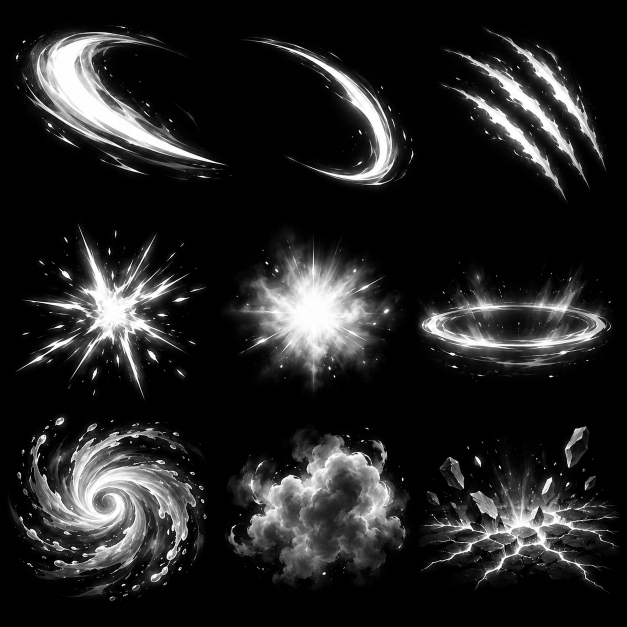
#> input picture Docs/vfx/cg_vfx_01_energy.png, 1254 x 1254 px (shown at 1/2 size)
$ python fx_sheet.py
#> lines starting #> are read from the running program, lines starting #| are printed output that depends on the picture; after the words box and inside, x2 and y2 are one past the last pixel; in counts of white or black regions, pixels touching at a corner belong together
"""Cắt bảng hiệu ứng vẽ tay (ChatGPT, trắng / xám trên nền đen, lưới 3x3) thành ảnh hiệu ứng tô màu được trong engine.

Chạy:  python3 Tools/art/fx_sheet.py [đường dẫn bảng]   (mặc định Docs/vfx/cg_vfx_01_energy.png)
Ra:    Assets/_Project/Art/Generated/Fx*.png (CombatBuilder đặt kiểu import + gán vào Combat FX)

Bảng: hàng 1 = vệt chém lưỡi liềm dày, vệt chém mảnh, 3 vết cào; hàng 2 = sao toé tia lửa, chớp tròn, sóng dẹt có tia
bắn lên; hàng 3 = xoáy nước, cụm khói cuộn, nền nứt vỡ có mảnh đá (nhìn ngang).

Cách cắt mỗi ô: tìm khe tối giữa các ô, cắt sát vùng sáng, mép ngoài mờ dần (không lộ vết cắt). Alpha lấy từ độ sáng
(nhân gain cho thân đặc hơn), màu = độ sáng / alpha nên phần đặc giữ được sắc độ (khói, đá) còn phần mờ là trắng; tô màu
bằng màu đỉnh / màu SpriteRenderer. Dùng được cả hoà trộn thường lẫn cộng sáng.

  FxSlashPaint  vệt chém dày, trải phẳng theo cung (u dọc vệt, v từ mép trong ra mép ngoài): ảnh cho mesh vệt chém
  FxSlashThin   vệt chém mảnh, trải phẳng như trên
  FxClawPaint   3 vết cào, xoay nằm ngang (u dọc vết, v ngang qua 3 vết): ảnh cho mesh vết cào
  FxBurst       sao toé tia lửa (tâm ảnh = tâm chớp)
  FxImpact      chớp tròn có tia (tâm ảnh = tâm chớp)
  FxShock       sóng dẹt có tia bắn lên (tâm ảnh = tâm vòng)
  FxVortex      xoáy nước (tâm ảnh = mắt xoáy, quay quanh tâm được)
  FxSmoke       cụm khói cuộn (giữ sắc độ: lõi tối, mép sáng)
  FxCrackBurst  nền nứt vỡ + mảnh đá bay (gốc ở chỗ nổ trên mặt đất, xem CRACK_PIVOT_Y in ra)
"""
import math
import sys
from pathlib import Path

import numpy as np
from PIL import Image

ROOT = Path(__file__).resolve().parents[2]
OUT = ROOT / "Assets/_Project/Art/Generated"
SHEET = ROOT / "Docs/vfx/cg_vfx_01_energy.png"


# ---------------------------------------------------------------- tiện ích

def smoothstep(e0, e1, x):
    t = np.clip((x - e0) / (e1 - e0), 0.0, 1.0)
    return t * t * (3 - 2 * t)


def valley(profile, guess, win=80):
    """Vị trí tối nhất (khe giữa hai ô) quanh guess."""
    p = np.convolve(profile, np.ones(9) / 9, mode="same")
    return guess - win + int(np.argmin(p[guess - win:guess + win]))


def split_cells(lum):
    """9 ô (x0, y0, x1, y1) theo thứ tự hàng: tìm khe tối thay vì chia đều (hình có thể lấn sang ô bên)."""
    h, w = lum.shape
    ys = [0, valley(lum.mean(1), h // 3), valley(lum.mean(1), 2 * h // 3), h]
    cells = []
    for r in range(3):
        band = lum[ys[r]:ys[r + 1]]
        xs = [0, valley(band.mean(0), w // 3), valley(band.mean(0), 2 * w // 3), w]
        cells += [(xs[c], ys[r], xs[c + 1], ys[r + 1]) for c in range(3)]
    return cells


def isolate(lum, cell, pad=10):
    """Cắt sát vùng sáng trong ô (lum ngoài ô = 0)."""
    x0, y0, x1, y1 = cell
    sub = lum[y0:y1, x0:x1]
    yy, xx = np.nonzero(sub > 0.04)
    bx0, by0 = max(0, xx.min() - pad), max(0, yy.min() - pad)
    bx1, by1 = min(sub.shape[1], xx.max() + pad + 1), min(sub.shape[0], yy.max() + pad + 1)
    return sub[by0:by1, bx0:bx1].copy(), (x0 + bx0, y0 + by0)


def centered(lum, cell, center, pad=10):
    """Cắt ô sao cho center (toạ độ bảng) nằm giữa ảnh; phần thiếu đệm đen."""
    sub, (ox, oy) = isolate(lum, cell, pad)
    cx, cy = center[0] - ox, center[1] - oy
    hw = int(math.ceil(max(cx, sub.shape[1] - cx)))
    hh = int(math.ceil(max(cy, sub.shape[0] - cy)))
    out = np.zeros((2 * hh, 2 * hw), np.float32)
    dx, dy = hw - int(round(cx)), hh - int(round(cy))
    out[dy:dy + sub.shape[0], dx:dx + sub.shape[1]] = sub
    return out


def soft_edges(lum, border=0.06):
    """Mờ dần về 0 sát mép ảnh để không lộ vết cắt / phần hình ô bên lấn sang."""
    h, w = lum.shape
    y = np.minimum(np.arange(h), np.arange(h)[::-1]) / (h * border)
    x = np.minimum(np.arange(w), np.arange(w)[::-1]) / (w * border)
    return lum * np.clip(y, 0, 1)[:, None] * np.clip(x, 0, 1)[None, :]


def resize(a, size):
    return np.asarray(Image.fromarray(a.astype(np.float32), "F").resize(size, Image.LANCZOS), np.float32)


def save(name, lum, size, gain):
    """Ghi PNG cỡ size (w, h): alpha = độ sáng × gain, màu = độ sáng / alpha (trắng ở phần mờ)."""
    lum = np.clip((lum - 0.015) / 0.985, 0, 1)
    alpha = np.clip(lum * gain, 0, 1)
    premul = lum  # màu × alpha = độ sáng gốc
    a = np.clip(resize(alpha, size), 0, 1)
    p = np.clip(resize(premul, size), 0, 1)
    gray = np.where(a > 1e-3, p / np.maximum(a, 1e-3), 1.0)
    top = max(1e-3, float(np.percentile(gray[a > 0.3], 99.5)) if (a > 0.3).any() else 1.0)
    gray = np.clip(gray / top, 0, 1)
    gray = np.where(a > 1e-3, gray, 1.0)  # chỗ trong suốt để trắng: lọc song tuyến không ra viền đen
    rgba = np.dstack([gray, gray, gray, a])
    OUT.mkdir(parents=True, exist_ok=True)
    Image.fromarray((rgba * 255 + 0.5).astype(np.uint8), "RGBA").save(OUT / f"{name}.png", optimize=True)
    print("ghi", name, size[0], "x", size[1])


def fit_size(shape, longest):
    h, w = shape
    s = longest / max(h, w)
    return max(8, int(round(w * s))), max(8, int(round(h * s)))


# ---------------------------------------------------------------- trải phẳng vệt chém, xoay vết cào

def fit_circle(lum):
    """Đường tròn khớp nhất (Kåsa, trọng số độ sáng) qua phần sáng của vệt cong."""
    yy, xx = np.nonzero(lum > 0.3)
    w = lum[yy, xx]
    A = np.column_stack([xx, yy, np.ones_like(xx)]).astype(np.float64)
    b = (xx ** 2 + yy ** 2).astype(np.float64)
    sol, *_ = np.linalg.lstsq(A * w[:, None], b * w, rcond=None)
    cx, cy = sol[0] / 2, sol[1] / 2
    r = math.sqrt(sol[2] + cx * cx + cy * cy)
    return cx, cy, r


def unwrap_arc(lum, size):
    """
    Trải vệt cong thành dải thẳng: u = góc quanh tâm cung (đuôi mảnh → đầu dày), v = bán kính quanh đường giữa vệt (trong
    → ngoài). Đường giữa tính riêng từng góc nên vệt hình elip / lệch tâm vẫn ra dải thẳng.
    """
    cx, cy, _ = fit_circle(lum)
    yy, xx = np.nonzero(lum > 0.06)
    ang = np.arctan2(yy - cy, xx - cx)
    order = np.sort(ang)
    gaps = np.diff(np.concatenate([order, order[:1] + 2 * math.pi]))
    k = int(np.argmax(gaps))
    a0 = order[(k + 1) % len(order)]
    span = 2 * math.pi - gaps[k]

    # lấy mẫu dày theo (góc, bán kính) rồi tìm đường giữa vệt ở từng góc
    n_ang, n_rad = 720, 400
    r_max = float(np.hypot(lum.shape[0], lum.shape[1]))
    angles = a0 - span * 0.02 + (np.arange(n_ang) + 0.5) / n_ang * span * 1.04
    radii = np.linspace(0, r_max, n_rad)
    A, R = np.meshgrid(angles, radii)  # hàng = bán kính, cột = góc
    polar = bilinear(lum, cx + R * np.cos(A), cy + R * np.sin(A))
    weight = polar ** 2
    total = weight.sum(0) + 1e-6
    mid = (weight * radii[:, None]).sum(0) / total
    spread = np.sqrt((weight * (radii[:, None] - mid) ** 2).sum(0) / total)
    strength = total / total.max()
    # chỗ vệt mờ (hai đầu) thì đường giữa dựa vào chỗ đậm bên cạnh, rồi làm mượt
    mid = np.where(strength > 0.05, mid, np.nan)
    idx = np.arange(n_ang)
    good = ~np.isnan(mid)
    mid = np.interp(idx, idx[good], mid[good])
    mid = np.convolve(np.pad(mid, 40, mode="edge"), np.ones(81) / 81, mode="same")[40:-40]
    half = float(np.percentile(spread[strength > 0.2], 90)) * 2.6

    w, h = size
    cols = np.interp((np.arange(w) + 0.5) / w * n_ang, idx, idx)
    a = np.interp(cols, idx, angles)
    m = np.interp(cols, idx, mid)
    v = (np.arange(h) + 0.5) / h * 2 - 1
    Av, V = np.meshgrid(a, v)
    Rv = np.interp(np.tile(cols, (h, 1)), idx, mid) + V * half
    out = bilinear(lum, cx + Rv * np.cos(Av), cy + Rv * np.sin(Av))
    # đầu dày nằm ở u = 1 (đầu vệt quét), mép ngoài ở hàng trên cùng (v = 1)
    thick = (out ** 2).sum(0)
    if thick[: w // 2].sum() > thick[w // 2:].sum():
        out = out[:, ::-1]
    return out[::-1]


def bilinear(img, x, y):
    h, w = img.shape
    inside = (x >= 0) & (x <= w - 1) & (y >= 0) & (y <= h - 1)
    x = np.clip(x, 0, w - 1.001)
    y = np.clip(y, 0, h - 1.001)
    x0, y0 = np.floor(x).astype(int), np.floor(y).astype(int)
    fx, fy = x - x0, y - y0
    top = img[y0, x0] * (1 - fx) + img[y0, x0 + 1] * fx
    bot = img[y0 + 1, x0] * (1 - fx) + img[y0 + 1, x0 + 1] * fx
    return (top * (1 - fy) + bot * fy) * inside


def straighten(lum):
    """Xoay để trục chính của phần sáng nằm ngang (vết cào → dải ngang)."""
    yy, xx = np.nonzero(lum > 0.2)
    w = lum[yy, xx]
    mx, my = np.average(xx, weights=w), np.average(yy, weights=w)
    cov = np.cov(np.vstack([xx - mx, yy - my]), aweights=w)
    vals, vecs = np.linalg.eigh(cov)
    major = vecs[:, int(np.argmax(vals))]
    angle = math.degrees(math.atan2(major[1], major[0]))
    img = Image.fromarray(lum.astype(np.float32), "F").rotate(angle, Image.BICUBIC, expand=True)
    out = np.asarray(img, np.float32)
    yy, xx = np.nonzero(out > 0.04)
    return out[max(0, yy.min() - 8):yy.max() + 9, max(0, xx.min() - 8):xx.max() + 9]


# ---------------------------------------------------------------- chạy

def main():
    path = Path(sys.argv[1]) if len(sys.argv) > 1 else SHEET
    rgb = np.asarray(Image.open(path).convert("RGB"), np.float32) / 255
    lum = rgb.max(axis=2)
    cells = split_cells(lum)
#> in valley, `p = np.convolve(profile, np.ones(9) / 9, mode="same")`: p = 1254 values, max 0.416 at index 614, min 0.000392 at index 1253, mean 0.14
#> in split_cells, `ys = [0, valley(lum.mean(1), h // 3), valley(lum.mean(1), 2 * h // 3),..`: ys = [0, 420, 810, 1254]
#> the loop in split_cells, `for r in range(3):` made 3 passes
#> xs on passes 2 to 3: [0, 425, 822, 1254], [0, 422, 831, 1254]
#> (xs, cells) on pass 1: ([0, 471, 842, 1254], [(0, 0, 471, 420), (471, 0, 842, 420), (842, 0, 1254, 420)])
#> cells = [(0, 0, 471, 420), (471, 0, 842, 420), (842, 0, 1254, 420), (0, 420, 425, 810), (425, 420, 822, 810), (822, 420, 1254, 810), (0, 810, 422, 1254), (422, 810, 831, 1254), (831, 810, 1254, 1254)]

    def centroid(cell):
        x0, y0, x1, y1 = cell
        sub = lum[y0:y1, x0:x1] ** 2
        yy, xx = np.mgrid[0:sub.shape[0], 0:sub.shape[1]]
        return x0 + (sub * xx).sum() / sub.sum(), y0 + (sub * yy).sum() / sub.sum()

    # Hàng 1: vệt chém, vết cào → ảnh dải cho mesh
    thick, _ = isolate(lum, cells[0])
#> in isolate, `bx0, by0 = max(0, xx.min() - pad), max(0, yy.min() - pad)`: bx0 = 16; by0 = 40
#> in isolate, `bx1, by1 = min(sub.shape[1], xx.max() + pad + 1), min(sub.shape[0], yy..`: bx1 = 471; by1 = 372
    save("FxSlashPaint", soft_edges(unwrap_arc(thick, (512, 128)), 0.03), (512, 128), 1.9)
#> in fit_circle, `sol, *_ = np.linalg.lstsq(A * w[:, None], b * w, rcond=None)`: sol = [452.5, 280.6, -57970.1]
#> in fit_circle, `cx, cy = sol[0] / 2, sol[1] / 2`: cx = 226.3; cy = 140.3
#> in fit_circle, `r = math.sqrt(sol[2] + cx * cx + cy * cy)`: r = 113.6
#> in unwrap_arc, `cx, cy, _ = fit_circle(lum)`: cx = 226.3; cy = 140.3
#> in unwrap_arc, `k = int(np.argmax(gaps))`: k = 20422
#> in unwrap_arc, `a0 = order[(k + 1) % len(order)]`: a0 = -0.109
#> in unwrap_arc, `span = 2 * math.pi - gaps[k]`: span = 5.99
#> in unwrap_arc, `angles = a0 - span * 0.02 + (np.arange(n_ang) + 0.5) / n_ang * span * ..`: angles = 720 values from -0.224 to 6
#> in bilinear, `inside = (x >= 0) & (x <= w - 1) & (y >= 0) & (y <= h - 1)`:
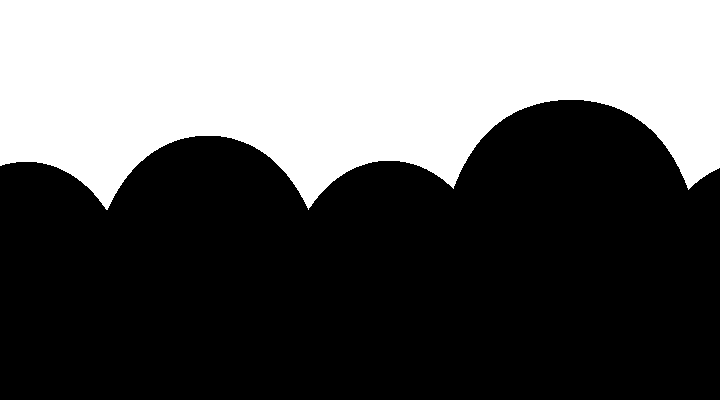
#> inside: shape (400, 720) bool; 38.2% white; 1 white region, box (x1, y1, x2, y2) and area: (0, 0, 720, 210) 109888
#> in unwrap_arc, `total = weight.sum(0) + 1e-6`: total = 720 values, max 77.25 at index 423, min 0.00457 at index 4, mean 27.73
#> in unwrap_arc, `mid = (weight * radii[:, None]).sum(0) / total`: mid = 720 values, max 213 at index 103, min 11.61 at index 6, mean 89.72
#> in unwrap_arc, `spread = np.sqrt((weight * (radii[:, None] - mid) ** 2).sum(0) / total)`: spread = 720 values, max 94.31 at index 98, min 3.44 at index 49, mean 25.48
#> in unwrap_arc, `strength = total / total.max()`: strength = 720 values, max 1 at index 423, min 5.91e-05 at index 4, mean 0.359
#> in unwrap_arc, `mid = np.interp(idx, idx[good], mid[good])`: mid = 720 values, max 213 at index 103, min 57.71 at index 0, mean 93.68
#> in unwrap_arc, `mid = np.convolve(np.pad(mid, 40, mode="edge"), np.ones(81) / 81, mode..`: mid = 720 values, max 131.7 at index 128, min 57.71 at index 0, mean 93.68
#> in unwrap_arc, `half = float(np.percentile(spread[strength > 0.2], 90)) * 2.6`: half = 92.43
#> in unwrap_arc, `a = np.interp(cols, idx, angles)`: a = 512 values from -0.218 to 6
#> in unwrap_arc, `m = np.interp(cols, idx, mid)`: m = 512 values, max 131.6 at index 90, min 57.71 at index 0, mean 93.72
#> in bilinear (call 2), `inside = (x >= 0) & (x <= w - 1) & (y >= 0) & (y <= h - 1)`: inside: shape (128, 512) bool; 94.4% white; 1 black region, box (x1, y1, x2, y2) and area: (338, 88, 468, 128) 3670
#> in unwrap_arc, `out = bilinear(lum, cx + Rv * np.cos(Av), cy + Rv * np.sin(Av))`:
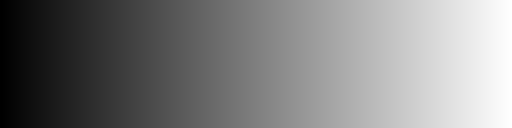
#> Av: shape (128, 512) float64; min -0.218, max 6, mean 2.89; drawn with min black and max white
#> in unwrap_arc, `thick = (out ** 2).sum(0)`: thick = 512 values, max 74.88 at index 299, min 0.00115 at index 511, mean 27.15
#> in unwrap_arc, `return out[::-1]`:
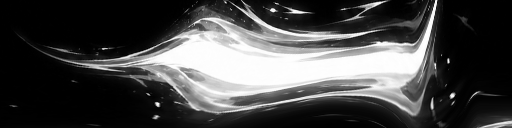
#> returned value: shape (128, 512) float64; min 0, max 1, mean 0.28
#> in soft_edges, `h, w = lum.shape`: h = 128; w = 512
#> in soft_edges, `y = np.minimum(np.arange(h), np.arange(h)[::-1]) / (h * border)`: y = 128 values, max 16.41 at index 63, min 0 at index 0, mean 8.2
#> in soft_edges, `x = np.minimum(np.arange(w), np.arange(w)[::-1]) / (w * border)`: x = 512 values, max 16.6 at index 255, min 0 at index 0, mean 8.3
#> in save, `gray = np.where(a > 1e-3, p / np.maximum(a, 1e-3), 1.0)`:
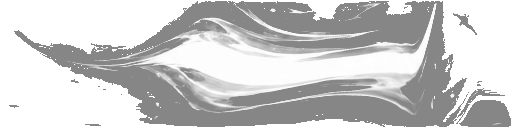
#> gray: shape (128, 512) float32; min 0.526, max 1, mean 0.792
#> in save, `top = max(1e-3, float(np.percentile(gray[a > 0.3], 99.5)) if (a > 0.3)..`: top = 1
#| ghi FxSlashPaint 512 x 128
    thin, _ = isolate(lum, cells[1])
#> call 2 of isolate, with cell = (471, 0, 842, 420), pad = 10
#> in isolate (call 2), `sub = lum[y0:y1, x0:x1]`:
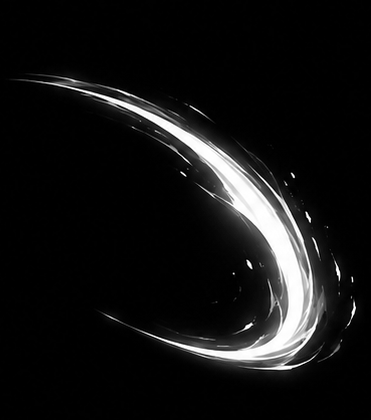
#> sub: shape (420, 371) float32; min 0, max 1, mean 0.0777
#> in isolate (call 2), `bx0, by0 = max(0, xx.min() - pad), max(0, yy.min() - pad)`: bx0 = 0; by0 = 63
#> in isolate (call 2), `bx1, by1 = min(sub.shape[1], xx.max() + pad + 1), min(sub.shape[0], yy..`: bx1 = 369; by1 = 390
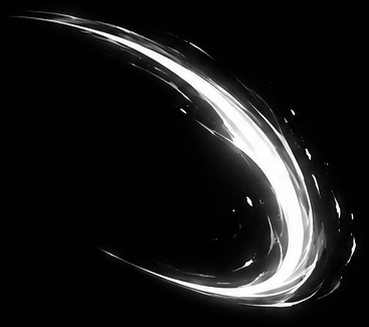
#> thin: shape (327, 369) float32; min 0, max 1, mean 0.1
    save("FxSlashThin", soft_edges(unwrap_arc(thin, (512, 96)), 0.03), (512, 96), 1.8)
#> in bilinear (call 3), `inside = (x >= 0) & (x <= w - 1) & (y >= 0) & (y <= h - 1)`: inside: shape (400, 720) bool; 39.7% white; 1 white region, box (x1, y1, x2, y2) and area: (0, 0, 720, 236) 114276
#> in bilinear (call 3), `y = np.clip(y, 0, h - 1.001)`:
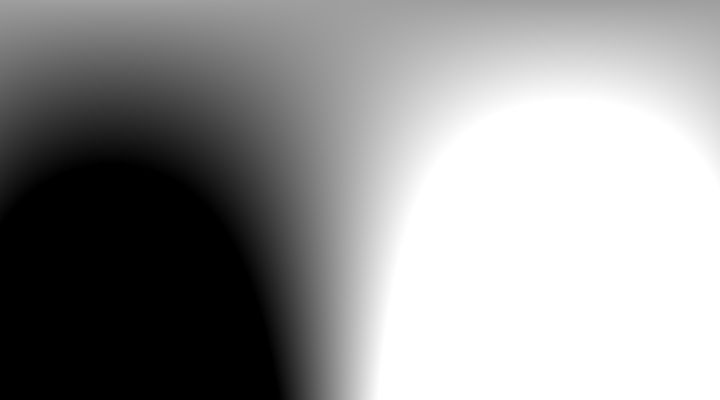
#> y: shape (400, 720) float64; min 0, max 326, mean 189.9; drawn with min black and max white
#| ghi FxSlashThin 512 x 96
    claw, _ = isolate(lum, cells[2])
    claw = soft_edges(straighten(claw), 0.04)
#> in straighten, `mx, my = np.average(xx, weights=w), np.average(yy, weights=w)`: mx = 197.7; my = 178.9
#> in straighten, `cov = np.cov(np.vstack([xx - mx, yy - my]), aweights=w)`: cov = [[3772.1, 1276.1], [1276.1, 3894]]
#> in straighten, `vals, vecs = np.linalg.eigh(cov)`: vals = [2555.5, 5110.6]; vecs = [[-0.724, 0.69], [0.69, 0.724]]
#> in straighten, `major = vecs[:, int(np.argmax(vals))]`: major = [0.69, 0.724]
#> in straighten, `angle = math.degrees(math.atan2(major[1], major[0]))`: angle = 46.37
    save("FxClawPaint", claw, fit_size(claw.shape, 512), 1.7)

    # Hàng 2: chớp, sóng
    burst = soft_edges(centered(lum, cells[3], centroid(cells[3])))
#> in centered, `sub, (ox, oy) = isolate(lum, cell, pad)`: ox = 20; oy = 436
#> in centered, `cx, cy = center[0] - ox, center[1] - oy`: cx = 205.6; cy = 186.8
#> in centered, `hw = int(math.ceil(max(cx, sub.shape[1] - cx)))`: hw = 206
#> in centered, `hh = int(math.ceil(max(cy, sub.shape[0] - cy)))`: hh = 188
#> in centered, `dx, dy = hw - int(round(cx)), hh - int(round(cy))`: dx = 0; dy = 1
    save("FxBurst", burst, (256, 256), 1.3)
    impact = soft_edges(centered(lum, cells[4], centroid(cells[4])))
    save("FxImpact", impact, (256, 256), 1.2)
    shock = soft_edges(centered(lum, cells[5], centroid(cells[5])))
    save("FxShock", shock, fit_size(shock.shape, 512), 1.4)

    # Hàng 3: xoáy, khói, nền nứt
    vortex = soft_edges(centered(lum, cells[6], centroid(cells[6])))
    save("FxVortex", vortex, (512, 512), 1.5)
    smoke, _ = isolate(lum, cells[7])
    smoke = soft_edges(smoke, 0.05)
    save("FxSmoke", smoke, fit_size(smoke.shape, 256), 3.4)
    # Nền nứt: tâm vụ nổ ở giữa bề ngang; in tỉ lệ cao của gốc (tính từ đáy) cho CombatBuilder
    cx, cy = centroid(cells[8])
#> cx = 1044.9; cy = 1042.7
    crack, (ox, oy) = isolate(lum, cells[8])
#> ox = 831; oy = 843
    half = int(math.ceil(max(cx - ox, crack.shape[1] - (cx - ox))))
#> half = 214
    wide = np.zeros((crack.shape[0], 2 * half), np.float32)
    dx = half - int(round(cx - ox))
#> dx = 0
    wide[:, dx:dx + crack.shape[1]] = crack
    print("CRACK_PIVOT_Y =", round((crack.shape[0] - (cy - oy)) / crack.shape[0], 3))
#| CRACK_PIVOT_Y = 0.436
    crack = soft_edges(wide, 0.04)
    save("FxCrackBurst", crack, fit_size(crack.shape, 512), 2.8)


if __name__ == "__main__":
    main()
